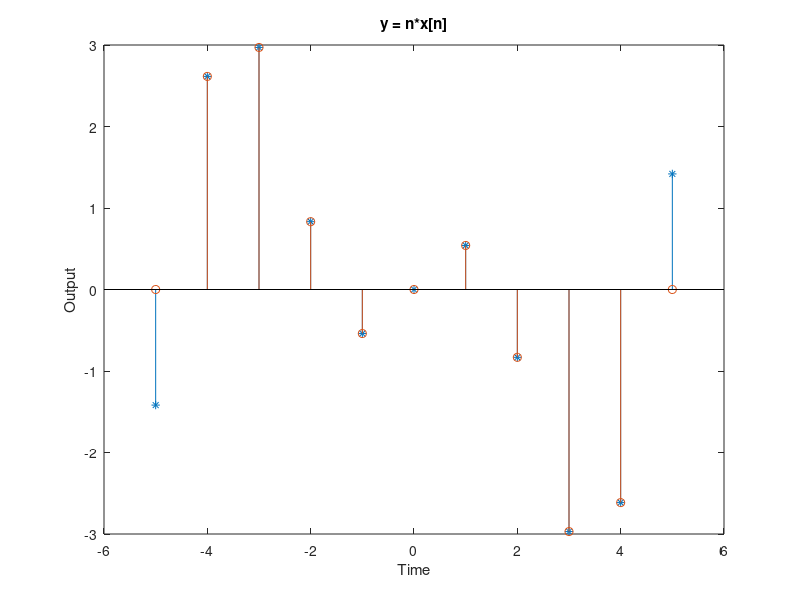

The MATLAB source for this figure:
l1 = 5;
l2 = l1 -1;

%for time invariant and satble and invertible
%the origin function:x[n] = cos(n) and y = n*x[n]
n1 = [-l1:l1];
x1 = cos(n1);
y1 = n1.* x1;
%let the input signal have a time shift:x2[n] = x1[n-1]
n2 = [-l2:l2];
x2 = [0 cos(n2) 0];
y2 = n1.* x2;

stem(n1,y1,'*');
hold on
stem(n1,y2);

title('y = n*x[n]');
xlabel('Time');
ylabel('Output');
